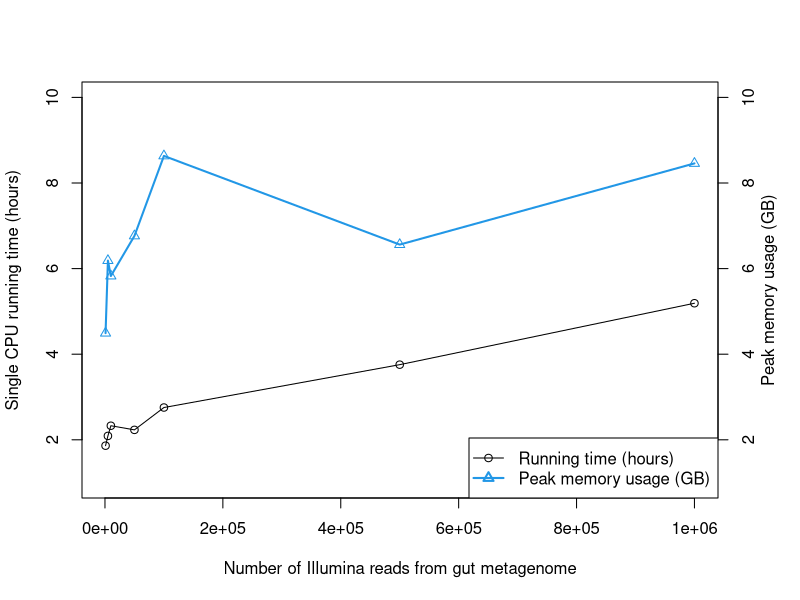

This chart was generated by the following R code:
#!/usr/bin/env Rscript

scala<-read.table("scalability.csv",header=T)

pdf("scalability.pdf",width=8,height=5)
par(mar=c(5, 4, 4, 4) + 0.1)
plot(scala$reads,scala$wallclock/3600,type="o",xlab="Number of Illumina reads from gut metagenome", ylab="Single CPU running time (hours)",ylim=c(1,10))
axis(4)
mtext("Peak memory usage (GB)",side=4,line=2)
lines(scala$reads,scala$Maxvmem,col=4,lwd=2)
points(scala$reads,scala$Maxvmem,col=4,pch=2)
legend("bottomright",legend=c("Running time (hours)","Peak memory usage (GB)"),col=c(1,4),lwd=c(1,2),pch=c(1,2))

dev.off()
